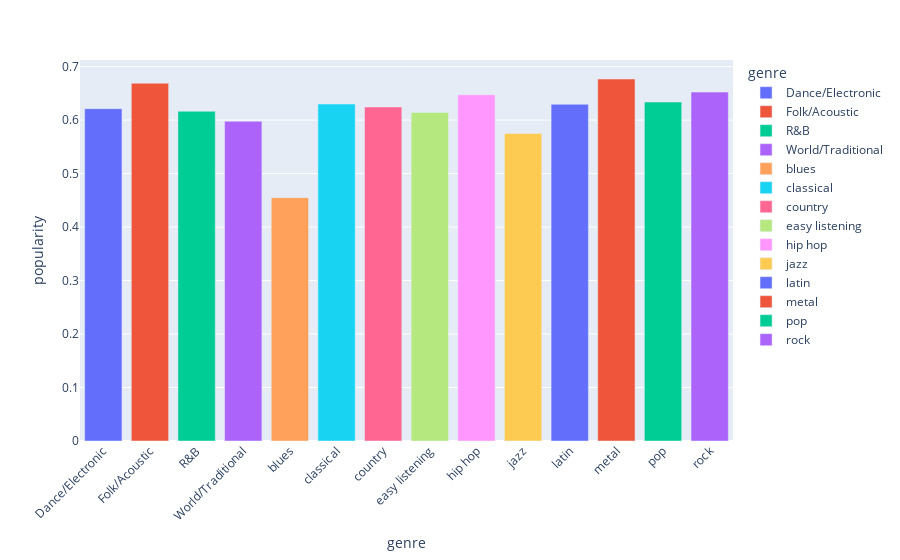

The cell this chart's notebook holds for it:
### Code cell
fig=px.bar(result,
          x='genre',
          y='popularity',
          color='genre')


fig.update_layout(uniformtext_minsize=8)
fig.update_layout(xaxis_tickangle=-45)
fig

### Figure 1 — Plotly figure (JSON) as saved in the notebook; plotly's stock layout.template omitted (floating-point values rounded to 4 significant figures)
{"data": [{"alignmentgroup": "True", "hovertemplate": "genre=%{x}<br>popularity=%{y}<extra></extra>", "legendgroup": "Dance/Electronic", "marker": {"color": "#636efa", "pattern": {"shape": ""}}, "name": "Dance/Electronic", "offsetgroup": "Dance/Electronic", "orientation": "v", "showlegend": true, "textposition": "auto", "type": "bar", "x": ["Dance/Electronic"], "xaxis": "x", "y": [0.6213], "yaxis": "y"}, {"alignmentgroup": "True", "hovertemplate": "genre=%{x}<br>popularity=%{y}<extra></extra>", "legendgroup": "Folk/Acoustic", "marker": {"color": "#EF553B", "pattern": {"shape": ""}}, "name": "Folk/Acoustic", "offsetgroup": "Folk/Acoustic", "orientation": "v", "showlegend": true, "textposition": "auto", "type": "bar", "x": ["Folk/Acoustic"], "xaxis": "x", "y": [0.6689], "yaxis": "y"}, {"alignmentgroup": "True", "hovertemplate": "genre=%{x}<br>popularity=%{y}<extra></extra>", "legendgroup": "R&B", "marker": {"color": "#00cc96", "pattern": {"shape": ""}}, "name": "R&B", "offsetgroup": "R&B", "orientation": "v", "showlegend": true, "textposition": "auto", "type": "bar", "x": ["R&B"], "xaxis": "x", "y": [0.6166], "yaxis": "y"}, {"alignmentgroup": "True", "hovertemplate": "genre=%{x}<br>popularity=%{y}<extra></extra>", "legendgroup": "World/Traditional", "marker": {"color": "#ab63fa", "pattern": {"shape": ""}}, "name": "World/Traditional", "offsetgroup": "World/Traditional", "orientation": "v", "showlegend": true, "textposition": "auto", "type": "bar", "x": ["World/Traditional"], "xaxis": "x", "y": [0.5978], "yaxis": "y"}, {"alignmentgroup": "True", "hovertemplate": "genre=%{x}<br>popularity=%{y}<extra></extra>", "legendgroup": "blues", "marker": {"color": "#FFA15A", "pattern": {"shape": ""}}, "name": "blues", "offsetgroup": "blues", "orientation": "v", "showlegend": true, "textposition": "auto", "type": "bar", "x": ["blues"], "xaxis": "x", "y": [0.455], "yaxis": "y"}, {"alignmentgroup": "True", "hovertemplate": "genre=%{x}<br>popularity=%{y}<extra></extra>", "legendgroup": "classical", "marker": {"color": "#19d3f3", "pattern": {"shape": ""}}, "name": "classical", "offsetgroup": "classical", "orientation": "v", "showlegend": true, "textposition": "auto", "type": "bar", "x": ["classical"], "xaxis": "x", "y": [0.63], "yaxis": "y"}, {"alignmentgroup": "True", "hovertemplate": "genre=%{x}<br>popularity=%{y}<extra></extra>", "legendgroup": "country", "marker": {"color": "#FF6692", "pattern": {"shape": ""}}, "name": "country", "offsetgroup": "country", "orientation": "v", "showlegend": true, "textposition": "auto", "type": "bar", "x": ["country"], "xaxis": "x", "y": [0.6244], "yaxis": "y"}, {"alignmentgroup": "True", "hovertemplate": "genre=%{x}<br>popularity=%{y}<extra></extra>", "legendgroup": "easy listening", "marker": {"color": "#B6E880", "pattern": {"shape": ""}}, "name": "easy listening", "offsetgroup": "easy listening", "orientation": "v", "showlegend": true, "textposition": "auto", "type": "bar", "x": ["easy listening"], "xaxis": "x", "y": [0.6143], "yaxis": "y"}, {"alignmentgroup": "True", "hovertemplate": "genre=%{x}<br>popularity=%{y}<extra></extra>", "legendgroup": "hip hop", "marker": {"color": "#FF97FF", "pattern": {"shape": ""}}, "name": "hip hop", "offsetgroup": "hip hop", "orientation": "v", "showlegend": true, "textposition": "auto", "type": "bar", "x": ["hip hop"], "xaxis": "x", "y": [0.6474], "yaxis": "y"}, {"alignmentgroup": "True", "hovertemplate": "genre=%{x}<br>popularity=%{y}<extra></extra>", "legendgroup": "jazz", "marker": {"color": "#FECB52", "pattern": {"shape": ""}}, "name": "jazz", "offsetgroup": "jazz", "orientation": "v", "showlegend": true, "textposition": "auto", "type": "bar", "x": ["jazz"], "xaxis": "x", "y": [0.575], "yaxis": "y"}, {"alignmentgroup": "True", "hovertemplate": "genre=%{x}<br>popularity=%{y}<extra></extra>", "legendgroup": "latin", "marker": {"color": "#636efa", "pattern": {"shape": ""}}, "name": "latin", "offsetgroup": "latin", "orientation": "v", "showlegend": true, "textposition": "auto", "type": "bar", "x": ["latin"], "xaxis": "x", "y": [0.6295], "yaxis": "y"}, {"alignmentgroup": "True", "hovertemplate": "genre=%{x}<br>popularity=%{y}<extra></extra>", "legendgroup": "metal", "marker": {"color": "#EF553B", "pattern": {"shape": ""}}, "name": "metal", "offsetgroup": "metal", "orientation": "v", "showlegend": true, "textposition": "auto", "type": "bar", "x": ["metal"], "xaxis": "x", "y": [0.6767], "yaxis": "y"}, {"alignmentgroup": "True", "hovertemplate": "genre=%{x}<br>popularity=%{y}<extra></extra>", "legendgroup": "pop", "marker": {"color": "#00cc96", "pattern": {"shape": ""}}, "name": "pop", "offsetgroup": "pop", "orientation": "v", "showlegend": true, "textposition": "auto", "type": "bar", "x": ["pop"], "xaxis": "x", "y": [0.6337], "yaxis": "y"}, {"alignmentgroup": "True", "hovertemplate": "genre=%{x}<br>popularity=%{y}<extra></extra>", "legendgroup": "rock", "marker": {"color": "#ab63fa", "pattern": {"shape": ""}}, "name": "rock", "offsetgroup": "rock", "orientation": "v", "showlegend": true, "textposition": "auto", "type": "bar", "x": ["rock"], "xaxis": "x", "y": [0.6524], "yaxis": "y"}], "layout": {"barmode": "relative", "legend": {"title": {"text": "genre"}, "tracegroupgap": 0}, "margin": {"t": 60}, "uniformtext": {"minsize": 8}, "xaxis": {"anchor": "y", "categoryarray": ["Dance/Electronic", "Folk/Acoustic", "R&B", "World/Traditional", "blues", "classical", "country", "easy listening", "hip hop", "jazz", "latin", "metal", "pop", "rock"], "categoryorder": "array", "domain": [0, 1], "tickangle": -45, "title": {"text": "genre"}}, "yaxis": {"anchor": "x", "domain": [0, 1], "title": {"text": "popularity"}}}}
